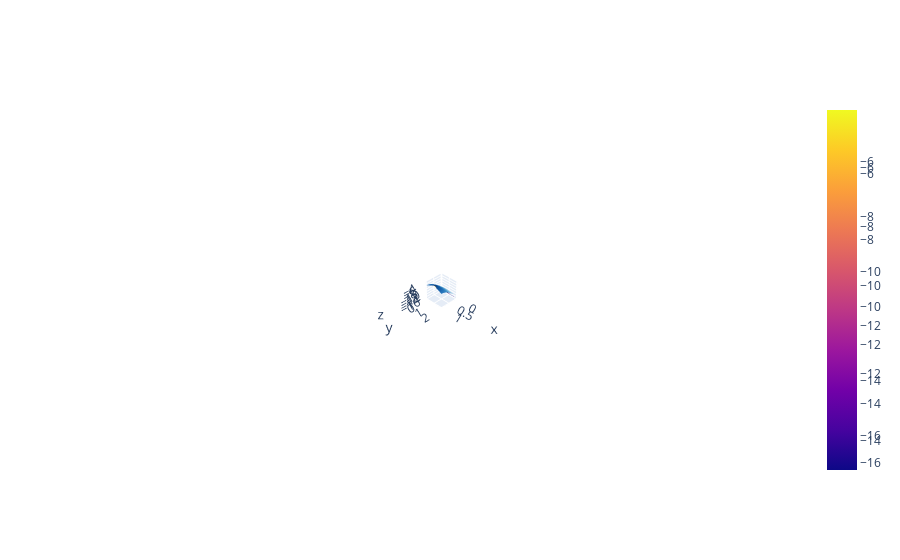

Notebook source saved alongside this figure:
### Code cell
qplt.show_VQE_annni(myvqe, log_heatmap = False, excited = True)
